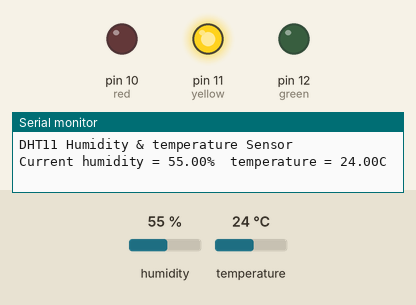
Bench run of a sketch on a simulated Arduino Uno, built with avr-gcc and run on an emulated ATmega328P. Shown: output pins drawn as LEDs (lit = HIGH), the last lines printed to the serial monitor. The inputs (shaded band) are chosen by the test bench; at power-on: temperature 24 °C, humidity 55 %.

Above: at 2.7 s.
2.8 s: temperature set to 21 °C
5.5 s: temperature set to 18 °C
At 5.8 s:
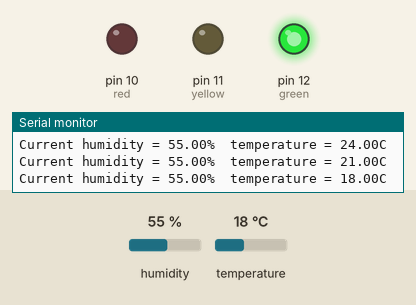
8.2 s: temperature set to 28 °C
At 10.7 s:
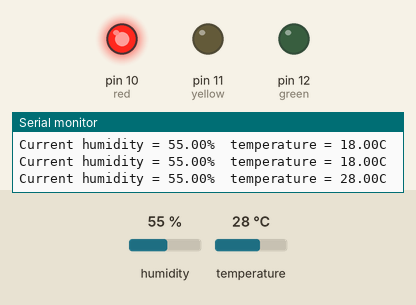
11.1 s: temperature set to 26 °C
At 13.1 s:
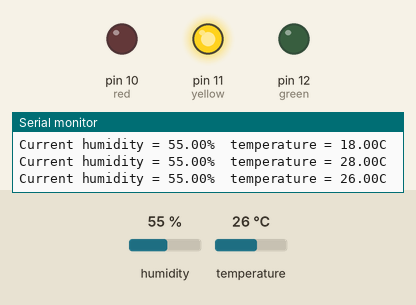
13.8 s: temperature set to 12 °C
At 16.7 s:
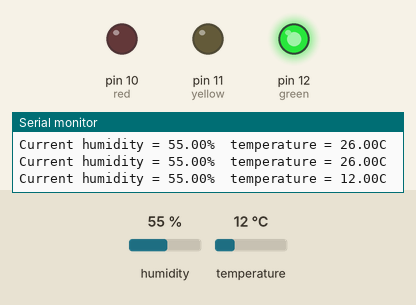
Timing chart, 0 to 18.1 s (numbered marks = the images above; inputs shaded):
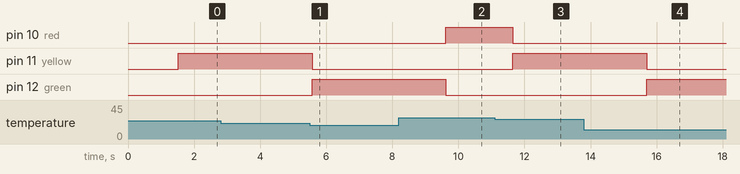

Measured:
- the behaviour switches between 20 and 19 °C on temperature (found by bisection; images 0 and 1)
- the behaviour switches between 28 and 27 °C on temperature (found by bisection; images 2 and 3)
- after the input at 5.5 s, pin 11 (yellow): HIGH → LOW after 0.07 s; pin 12 (green): LOW → HIGH after 0.07 s
- after the input at 8.2 s, pin 10 (red): LOW → HIGH after 1.4 s; pin 12 (green): HIGH → LOW after 1.4 s
- after the input at 11.1 s, pin 10 (red): HIGH → LOW after 0.55 s; pin 11 (yellow): LOW → HIGH after 0.55 s
- after the input at 13.8 s, pin 11 (yellow): HIGH → LOW after 1.9 s; pin 12 (green): LOW → HIGH after 1.9 s

The sketch:

nhietdo_coden_arduino.ino
```cpp
#include <dht.h>
#define dht_apin A0 // Analog Pin sensor is connected to

dht DHT;
int red = 10;
int green = 12;
int yellow = 11;

void setup(){
  pinMode(A0, INPUT);
  Serial.begin(9600);
  delay(500);//Delay to let system boot
  Serial.println("DHT11 Humidity & temperature Sensor\n\n");
  delay(1000);//Wait before accessing Sensor
  pinMode(red, OUTPUT);
  pinMode(green, OUTPUT);
  pinMode(yellow, OUTPUT);
}//end "setup()"

void loop(){
  //Start of Program

    DHT.read11(dht_apin);

    Serial.print("Current humidity = ");
    Serial.print(DHT.humidity);
    Serial.print("%  ");
    Serial.print("temperature = ");
    Serial.print(DHT.temperature);
    Serial.println("C  ");
    digitalWrite(green, LOW);
    digitalWrite(red, LOW);
    digitalWrite(yellow, LOW);

    if (DHT.temperature < 20) { //cold
      digitalWrite(green, HIGH);
      // Serial.println(" It's Cold.");
    }
    else if (DHT.temperature >= 20 && DHT.temperature <= 27) { //hot
      digitalWrite(green, LOW);
      digitalWrite(yellow, HIGH);
      // Serial.println(" It's Hot.");
    }
    else { //fine
      digitalWrite(yellow, LOW);
      digitalWrite(red, HIGH);
    }

    delay(2000);//Wait 5 seconds before accessing sensor again.

  //Fastest should be once every two seconds.

}// end loop(
```
